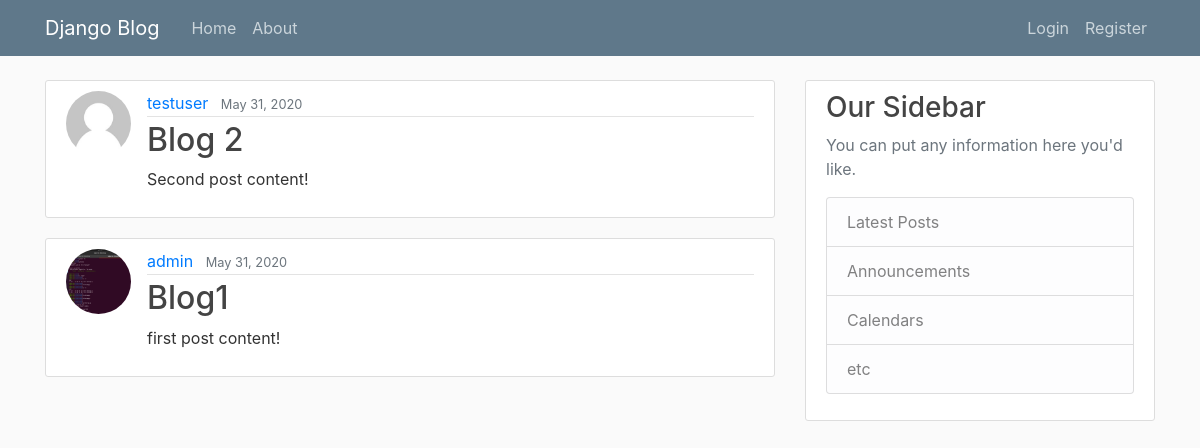
The app's page /, older data.
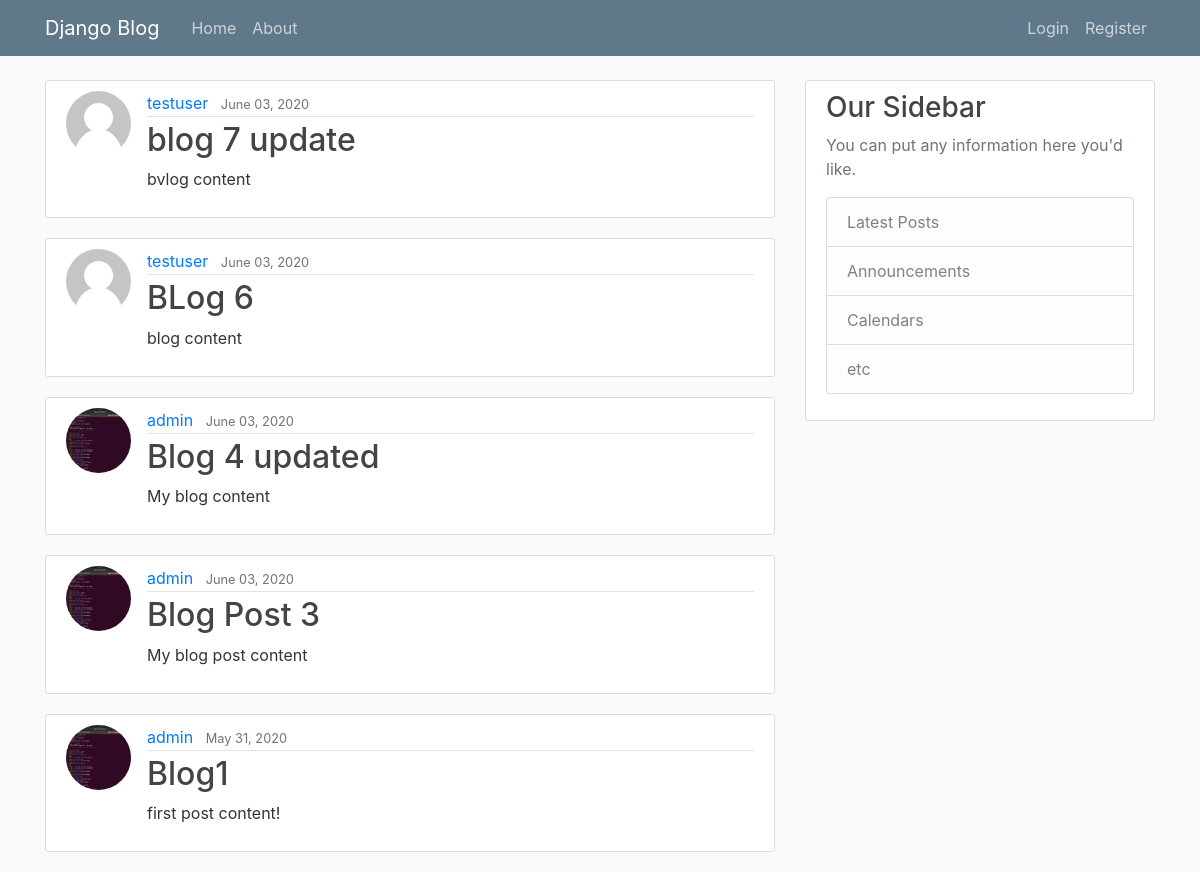
The same page, newer data.
### blog/models.py (models this page shows, shortened)
class Post(models.Model):
    title = models.CharField(max_length=100)
    content = models.TextField()
    date_posted = models.DateTimeField(default=timezone.now)
    author = models.ForeignKey(User, on_delete=models.CASCADE)

### users/models.py (models this page shows, shortened)
class Profile(models.Model):
    user = models.OneToOneField(User, on_delete=models.CASCADE)
    image = models.ImageField(default='default.jpg', upload_to='profile_pics')

### blog/views.py (the view)
# urls.py: path('', PostListView.as_view(), name='blog-home'),
class PostListView(ListView):
    model = Post
    template_name = 'blog/home.html'  # <app>/<model>_<view_type>.html
    context_object_name = 'posts'
    ordering = ['-date_posted']
    paginate_by = 6

### blog/templates/blog/home.html
{% extends "blog/base.html" %}
{% block content %}
{% for post in posts %}
    <article class="media content-section">
        <img class="rounded-circle article-img" src="{{ post.author.profile.image.url }}">
      <div class="media-body">
        <div class="article-metadata">
          <a class="mr-2" href="#">{{ post.author }}</a>
          <small class="text-muted">{{ post.date_posted|date:"F d, Y" }}</small>
        </div>
        <h2><a class="article-title" href="{% url 'post-detail' post.id %}">{{ post.title }}</a></h2>
        <p class="article-content">{{ post.content }}</p>
      </div>
    </article>
{% endfor %}
{% endblock content %}

### blog/templates/blog/base.html (shortened to what this page needs)
{% load static %}
<!DOCTYPE html>
<html>
<head>
    <link rel="stylesheet" href="https://maxcdn.bootstrapcdn.com/bootstrap/4.0.0/css/bootstrap.min.css">
    <link rel="stylesheet" type="text/css" href="{% static 'blog/main.css' %}">
</head>
<body>
    <header class="site-header">
      <nav class="navbar navbar-expand-md navbar-dark bg-steel fixed-top">
        <div class="container">
          <a class="navbar-brand mr-4" href="/">Django Blog</a>
          <div class="collapse navbar-collapse" id="navbarToggle">
            <div class="navbar-nav mr-auto">
              <a class="nav-item nav-link" href="{% url 'blog-home' %}">Home</a>
              <a class="nav-item nav-link" href="{% url 'blog-about' %}">About</a>
            </div>
            <div class="navbar-nav">
              {% if user.is_authenticated %}
                <a class="nav-item nav-link" href="{% url 'post-create' %}">New Post</a>
                <a class="nav-item nav-link" href="{% url 'profile' %}">Profile</a>
                <a class="nav-item nav-link" href="{% url 'logout' %}">Logout</a>
              {% else %}
              <a class="nav-item nav-link" href="{% url 'login' %}">Login</a>
              <a class="nav-item nav-link" href="{% url 'register' %}">Register</a>
              {% endif %}
            </div>
          </div>
        </div>
      </nav>
    </header>
    <main role="main" class="container">
      <div class="row">
        <div class="col-md-8">
            {% block content %}{% endblock %}
        </div>
        <div class="col-md-4">
          <div class="content-section">
            <h3>Our Sidebar</h3>
            <p class='text-muted'>You can put any information here you'd like.
              <ul class="list-group">
                <li class="list-group-item list-group-item-light">Latest Posts</li>
                <li class="list-group-item list-group-item-light">Announcements</li>
                <li class="list-group-item list-group-item-light">Calendars</li>
                <li class="list-group-item list-group-item-light">etc</li>
              </ul>
            </p>
          </div>
        </div>
      </div>
    </main>
</body>
</html>

### blog/static/blog/main.css (style rules this page uses)
body { background: #fafafa; color: #333333; margin-top: 5rem; }
h1, h2, h3, h4, h5, h6 { color: #444444; }
ul { margin: 0; }
.bg-steel { background-color: #5f788a; }
.site-header .navbar-nav .nav-link { color: #cbd5db; }
.content-section { background: #ffffff; padding: 10px 20px; border: 1px solid #dddddd; border-radius: 3px; margin-bottom: 20px; }
.article-title { color: #444444; }
.article-content { white-space: pre-line; }
.article-img { height: 65px; width: 65px; margin-right: 16px; }
.article-metadata { padding-bottom: 1px; margin-bottom: 4px; border-bottom: 1px solid #e3e3e3 }

Row changes from the older to the newer data that the page shows:
removed Post: author.profile.image (placeholder picture), author "testuser", date_posted "May 31, 2020", title "Blog 2", content "Second post content!"
added Post: author.profile.image (placeholder picture), author "testuser", date_posted "June 03, 2020", title "blog 7 update", content "bvlog content"
added Post: author.profile.image (placeholder picture), author "testuser", date_posted "June 03, 2020", title "BLog 6", content "blog content"
added Post: author.profile.image (picture), author "admin", date_posted "June 03, 2020", title "Blog 4 updated", content "My blog content"
added Post: author.profile.image (picture), author "admin", date_posted "June 03, 2020", title "Blog Post 3", content "My blog post content"
